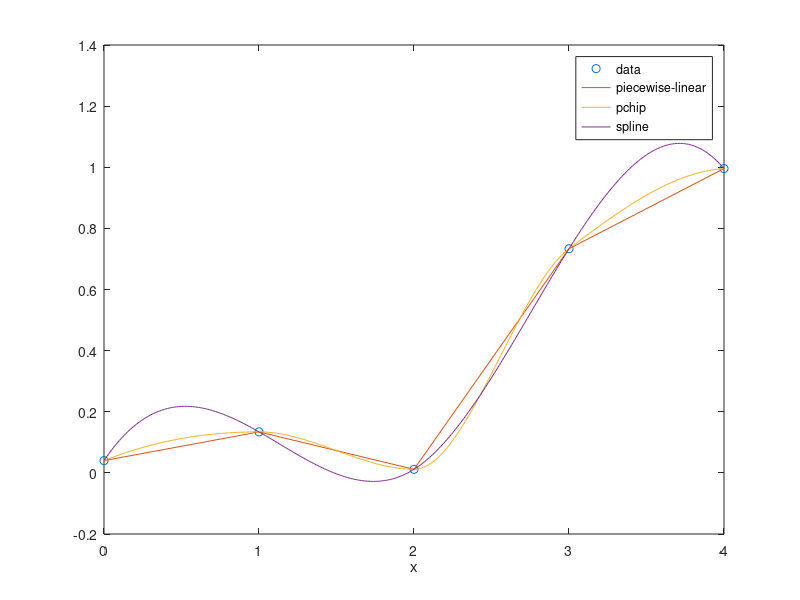

Source code (MATLAB):
% CLASS17OCT  Brief demo of
%    piecewise-linear interpolation
%    piecewise cubic Hermite interpolation [Matlab's version]
%    spline interpolation
% on randomly-generated "data".

x = 0:4;
y = rand(1,5);
xx = 0:.01:4;
pp = pchip(x,y);         % one does not need to even
pps = spline(x,y);       %     look at these data structures!
plot(x,y,'o',x,y,xx,ppval(pp,xx),xx,ppval(pps,xx))
xlabel x
legend('data','piecewise-linear','pchip','spline')
